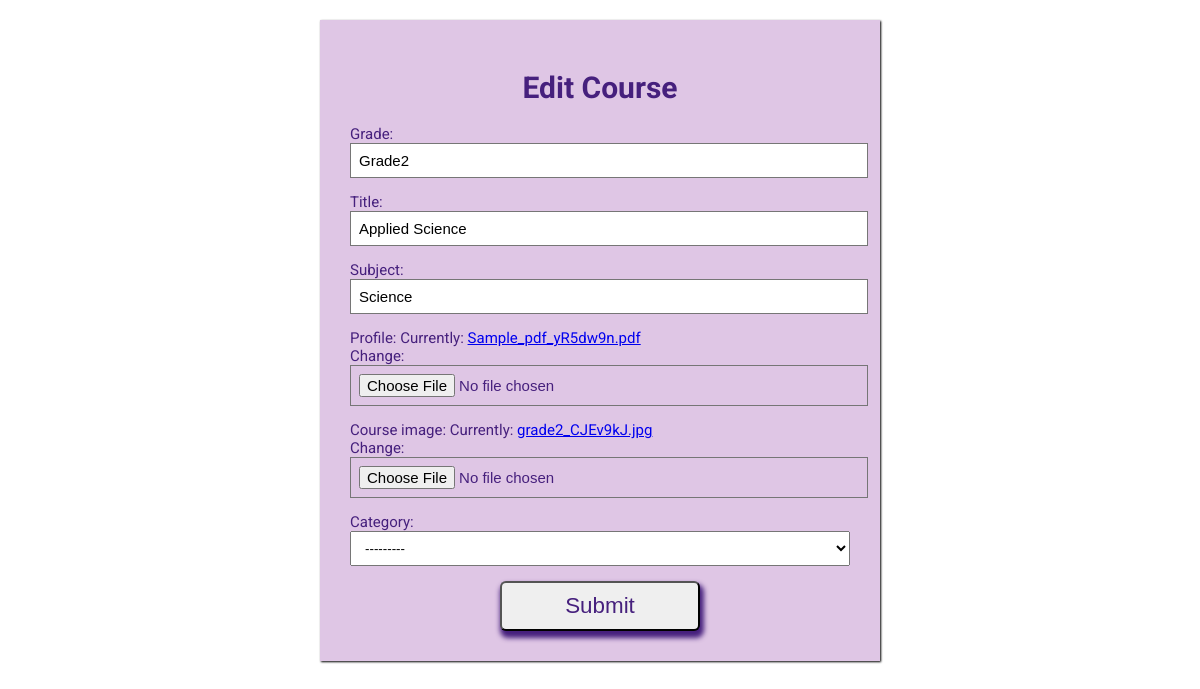
Page /editgrade2/1/ on the committed database.
### homepage/models.py (models this page shows)
class GradeTwo(models.Model):
    grade=models.CharField(max_length=25 ,null=True)
    title=models.CharField(max_length=25 ,null=True)
    subject=models.CharField(max_length=25 ,null=True)
    profile=models.FileField(null=True,upload_to='homepage/pdfs/')
    course_image=models.ImageField(null=True,upload_to='homepage/covers/')
    date=models.DateTimeField(auto_now=True,null=True)
    CATEGORY_CHOICES=(
        ('Paid','Paid'),
        ('Free','Free'),
    )
    category=models.CharField(max_length=6, choices =CATEGORY_CHOICES ,null=True)

### homepage/views.py (the view)
# urls.py: path('editgrade2/<int:id>/',edit_grade2_course, name='edit_grade2_course'),
def edit_grade2_course(request,id):
    course=GradeTwo.objects.get(id=id)
    if request.method=="POST":
        form=GradeTwoCourseAdditionForm(request.POST,request.FILES,instance=course)
        if form.is_valid():
            form.save()
    else:
        form=GradeTwoCourseAdditionForm(instance=course)
    return render(request,'grades/second/edit_grade2_course.html',{"form":form})

### homepage/forms.py
class GradeTwoCourseAdditionForm(forms.ModelForm):
    class Meta:
        model=GradeTwo
        fields="__all__"

### homepage/templates/grades/second/edit_grade2_course.html (shortened to what this page needs)
{% include 'grades/edit.html' %}
<!DOCTYPE html>
<html lang="en">
<head>
</head>
<body>
 </body>
 </html>
</body>
</html>

### homepage/templates/grades/edit.html (shortened to what this page needs)
<!DOCTYPE html>
<html lang="en">
<head>
</head>
<body>
    <div class="wrapper">
        <div class="form">
     <form method="POST" enctype="multipart/form-data">
         <h1> Edit Course </h1>
         {{form.as_p}}
      <center><button>Submit</button></center>
     </form>
     </div>
     </div>
 </body>
 </html>
</body>
</html>

### homepage/templates/grades/edit.html (style rules this page uses)
h1 { text-align: center; }
body { background-color:white; align-items: center; justify-content: center; font-size: 15px; color:rgb(70,32,125); font-family: 'Roboto', sans-serif; }
input { width: 100%; outline: none; border: 1px solid rgb(118,118,118); font-size: 15px; padding: 8px 8px; }
select { width: 100%; padding: 8px 10px; transition: all 0.3; }
.wrapper { max-width: 500px; width: 90%; background: rgb(223, 198, 229); margin: 20px auto; padding: 30px; box-shadow: 1px 1px 2px rgba(0,0,0, 125); }
button { color: rgb(70,32,125);; top: 30px; height: 50px; width :40%; border-radius: 6px; align-items: center; font-size: 1.4rem; box-shadow:2px 5px 5px 2px rgb(70,32,125); }

### rows in the picture
GradeTwo: grade "Grade2", title "Applied Science", subject "Science", category "---------"
